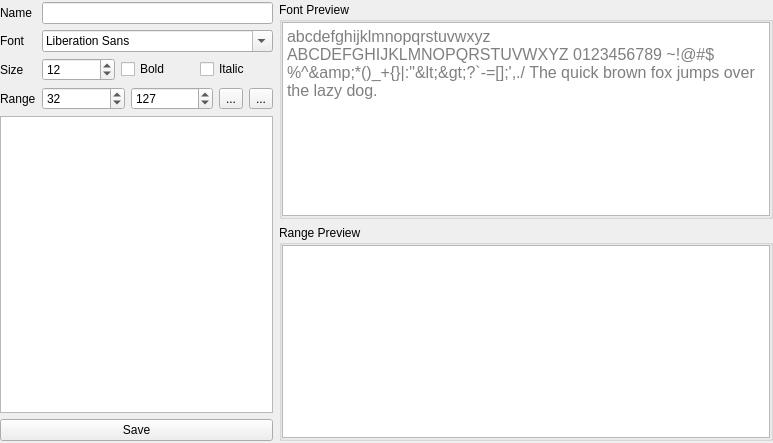
<?xml version="1.0" encoding="UTF-8"?>
<ui version="4.0">
 <class>FontEditor</class>
 <widget class="QWidget" name="FontEditor">
  <property name="geometry">
   <rect>
    <x>0</x>
    <y>0</y>
    <width>773</width>
    <height>443</height>
   </rect>
  </property>
  <property name="windowTitle">
   <string>Font</string>
  </property>
  <property name="windowIcon">
   <iconset resource="../images.qrc">
    <normaloff>:/resources/font.png</normaloff>:/resources/font.png</iconset>
  </property>
  <layout class="QHBoxLayout" name="horizontalLayout_5">
   <property name="leftMargin">
    <number>0</number>
   </property>
   <property name="topMargin">
    <number>2</number>
   </property>
   <property name="rightMargin">
    <number>0</number>
   </property>
   <property name="bottomMargin">
    <number>2</number>
   </property>
   <item>
    <widget class="QWidget" name="fontWidget" native="true">
     <property name="sizePolicy">
      <sizepolicy hsizetype="Fixed" vsizetype="Preferred">
       <horstretch>0</horstretch>
       <verstretch>0</verstretch>
      </sizepolicy>
     </property>
     <layout class="QVBoxLayout" name="verticalLayout_2">
      <property name="leftMargin">
       <number>0</number>
      </property>
      <property name="topMargin">
       <number>0</number>
      </property>
      <property name="rightMargin">
       <number>0</number>
      </property>
      <property name="bottomMargin">
       <number>0</number>
      </property>
      <item>
       <widget class="QWidget" name="fontStyleWidget" native="true">
        <layout class="QHBoxLayout" name="horizontalLayout_4">
         <property name="leftMargin">
          <number>0</number>
         </property>
         <property name="topMargin">
          <number>0</number>
         </property>
         <property name="rightMargin">
          <number>0</number>
         </property>
         <property name="bottomMargin">
          <number>0</number>
         </property>
         <item>
          <widget class="QWidget" name="fontPropsWidget" native="true">
           <layout class="QVBoxLayout" name="verticalLayout_4">
            <property name="leftMargin">
             <number>0</number>
            </property>
            <property name="topMargin">
             <number>0</number>
            </property>
            <property name="rightMargin">
             <number>0</number>
            </property>
            <property name="bottomMargin">
             <number>0</number>
            </property>
            <item>
             <layout class="QGridLayout" name="gridLayout">
              <item row="0" column="1">
               <widget class="QLineEdit" name="nameEdit">
                <property name="text">
                 <string/>
                </property>
               </widget>
              </item>
              <item row="2" column="0">
               <widget class="QLabel" name="sizeLabel">
                <property name="text">
                 <string>Size</string>
                </property>
               </widget>
              </item>
              <item row="1" column="1">
               <widget class="QFontComboBox" name="fontComboBox">
                <property name="sizePolicy">
                 <sizepolicy hsizetype="Fixed" vsizetype="Fixed">
                  <horstretch>0</horstretch>
                  <verstretch>0</verstretch>
                 </sizepolicy>
                </property>
                <property name="sizeAdjustPolicy">
                 <enum>QComboBox::AdjustToContentsOnFirstShow</enum>
                </property>
               </widget>
              </item>
              <item row="0" column="0">
               <widget class="QLabel" name="nameLabel">
                <property name="text">
                 <string>Name</string>
                </property>
               </widget>
              </item>
              <item row="1" column="0">
               <widget class="QLabel" name="fontLabel">
                <property name="text">
                 <string>Font</string>
                </property>
               </widget>
              </item>
              <item row="2" column="1">
               <widget class="QWidget" name="styleWidget" native="true">
                <layout class="QHBoxLayout" name="horizontalLayout_6">
                 <property name="leftMargin">
                  <number>0</number>
                 </property>
                 <property name="topMargin">
                  <number>0</number>
                 </property>
                 <property name="rightMargin">
                  <number>0</number>
                 </property>
                 <property name="bottomMargin">
                  <number>0</number>
                 </property>
                 <item>
                  <widget class="QSpinBox" name="sizeSpinBox">
                   <property name="minimum">
                    <number>1</number>
                   </property>
                   <property name="maximum">
                    <number>999999999</number>
                   </property>
                   <property name="value">
                    <number>12</number>
                   </property>
                  </widget>
                 </item>
                 <item>
                  <widget class="QCheckBox" name="boldCheckBox">
                   <property name="text">
                    <string>Bold</string>
                   </property>
                  </widget>
                 </item>
                 <item>
                  <widget class="QCheckBox" name="italicCheckBox">
                   <property name="text">
                    <string>Italic</string>
                   </property>
                  </widget>
                 </item>
                </layout>
               </widget>
              </item>
              <item row="3" column="0">
               <widget class="QLabel" name="rangeLabel">
                <property name="text">
                 <string>Range</string>
                </property>
               </widget>
              </item>
              <item row="3" column="1">
               <widget class="QWidget" name="rangeWidget" native="true">
                <layout class="QHBoxLayout" name="horizontalLayout_3">
                 <property name="leftMargin">
                  <number>0</number>
                 </property>
                 <property name="topMargin">
                  <number>0</number>
                 </property>
                 <property name="rightMargin">
                  <number>0</number>
                 </property>
                 <property name="bottomMargin">
                  <number>0</number>
                 </property>
                 <item>
                  <widget class="QSpinBox" name="rangeBeginBox">
                   <property name="maximum">
                    <number>255</number>
                   </property>
                   <property name="value">
                    <number>32</number>
                   </property>
                  </widget>
                 </item>
                 <item>
                  <widget class="QSpinBox" name="rangeEndBox">
                   <property name="minimum">
                    <number>1</number>
                   </property>
                   <property name="maximum">
                    <number>255</number>
                   </property>
                   <property name="value">
                    <number>127</number>
                   </property>
                  </widget>
                 </item>
                 <item>
                  <widget class="QToolButton" name="addRangeButtom">
                   <property name="text">
                    <string>...</string>
                   </property>
                   <property name="icon">
                    <iconset resource="../images.qrc">
                     <normaloff>:/actions/add.png</normaloff>:/actions/add.png</iconset>
                   </property>
                  </widget>
                 </item>
                 <item>
                  <widget class="QToolButton" name="deleteRangeButton">
                   <property name="text">
                    <string>...</string>
                   </property>
                   <property name="icon">
                    <iconset resource="../images.qrc">
                     <normaloff>:/actions/delete.png</normaloff>:/actions/delete.png</iconset>
                   </property>
                  </widget>
                 </item>
                </layout>
               </widget>
              </item>
             </layout>
            </item>
           </layout>
          </widget>
         </item>
        </layout>
       </widget>
      </item>
      <item>
       <widget class="QWidget" name="rangeListWidget" native="true">
        <layout class="QVBoxLayout" name="verticalLayout">
         <property name="leftMargin">
          <number>0</number>
         </property>
         <property name="topMargin">
          <number>0</number>
         </property>
         <property name="rightMargin">
          <number>0</number>
         </property>
         <property name="bottomMargin">
          <number>0</number>
         </property>
         <item>
          <widget class="QTableView" name="rangeTableView">
           <property name="editTriggers">
            <set>QAbstractItemView::AllEditTriggers</set>
           </property>
           <property name="selectionMode">
            <enum>QAbstractItemView::SingleSelection</enum>
           </property>
           <property name="selectionBehavior">
            <enum>QAbstractItemView::SelectRows</enum>
           </property>
           <attribute name="horizontalHeaderStretchLastSection">
            <bool>true</bool>
           </attribute>
           <attribute name="verticalHeaderStretchLastSection">
            <bool>false</bool>
           </attribute>
          </widget>
         </item>
         <item>
          <widget class="QPushButton" name="saveButton">
           <property name="text">
            <string>Save</string>
           </property>
           <property name="icon">
            <iconset resource="../images.qrc">
             <normaloff>:/actions/accept.png</normaloff>:/actions/accept.png</iconset>
           </property>
          </widget>
         </item>
        </layout>
       </widget>
      </item>
     </layout>
    </widget>
   </item>
   <item>
    <widget class="QWidget" name="fontPreviewWidget" native="true">
     <layout class="QVBoxLayout" name="verticalLayout_3">
      <property name="leftMargin">
       <number>0</number>
      </property>
      <property name="topMargin">
       <number>0</number>
      </property>
      <property name="rightMargin">
       <number>0</number>
      </property>
      <property name="bottomMargin">
       <number>0</number>
      </property>
      <item>
       <widget class="QGroupBox" name="fontPreview">
        <property name="title">
         <string>Font Preview</string>
        </property>
        <layout class="QHBoxLayout" name="horizontalLayout">
         <property name="leftMargin">
          <number>0</number>
         </property>
         <property name="topMargin">
          <number>0</number>
         </property>
         <property name="rightMargin">
          <number>0</number>
         </property>
         <property name="bottomMargin">
          <number>0</number>
         </property>
         <item>
          <widget class="QTextEdit" name="fontPreviewText">
           <property name="font">
            <font>
             <pointsize>12</pointsize>
            </font>
           </property>
           <property name="frameShadow">
            <enum>QFrame::Sunken</enum>
           </property>
           <property name="verticalScrollBarPolicy">
            <enum>Qt::ScrollBarAsNeeded</enum>
           </property>
           <property name="lineWrapMode">
            <enum>QTextEdit::NoWrap</enum>
           </property>
           <property name="readOnly">
            <bool>true</bool>
           </property>
           <property name="html">
            <string>&lt;!DOCTYPE HTML PUBLIC &quot;-//W3C//DTD HTML 4.0//EN&quot; &quot;http://www.w3.org/TR/REC-html40/strict.dtd&quot;&gt;
&lt;html&gt;&lt;head&gt;&lt;meta name=&quot;qrichtext&quot; content=&quot;1&quot; /&gt;&lt;style type=&quot;text/css&quot;&gt;
p, li { white-space: pre-wrap; }
&lt;/style&gt;&lt;/head&gt;&lt;body style=&quot; font-family:'Sans Serif'; font-size:12pt; font-weight:400; font-style:normal;&quot;&gt;
&lt;p style=&quot;-qt-paragraph-type:empty; margin-top:0px; margin-bottom:0px; margin-left:0px; margin-right:0px; -qt-block-indent:0; text-indent:0px; font-family:'Sans Serif';&quot;&gt;&lt;br /&gt;&lt;/p&gt;&lt;/body&gt;&lt;/html&gt;</string>
           </property>
           <property name="acceptRichText">
            <bool>false</bool>
           </property>
           <property name="placeholderText">
            <string>abcdefghijklmnopqrstuvwxyz ABCDEFGHIJKLMNOPQRSTUVWXYZ 0123456789 ~!@#$%^&amp;*()_+{}|:&quot;&lt;&gt;?`-=[];',./ The quick brown fox jumps over the lazy dog.</string>
           </property>
          </widget>
         </item>
        </layout>
       </widget>
      </item>
      <item>
       <widget class="QGroupBox" name="rangePreview">
        <property name="title">
         <string>Range Preview</string>
        </property>
        <layout class="QHBoxLayout" name="horizontalLayout_2">
         <property name="leftMargin">
          <number>0</number>
         </property>
         <property name="topMargin">
          <number>0</number>
         </property>
         <property name="rightMargin">
          <number>0</number>
         </property>
         <property name="bottomMargin">
          <number>0</number>
         </property>
         <item>
          <widget class="QTextEdit" name="rangePreviewText">
           <property name="readOnly">
            <bool>true</bool>
           </property>
          </widget>
         </item>
        </layout>
       </widget>
      </item>
     </layout>
    </widget>
   </item>
  </layout>
 </widget>
 <resources>
  <include location="../images.qrc"/>
 </resources>
 <connections/>
</ui>
